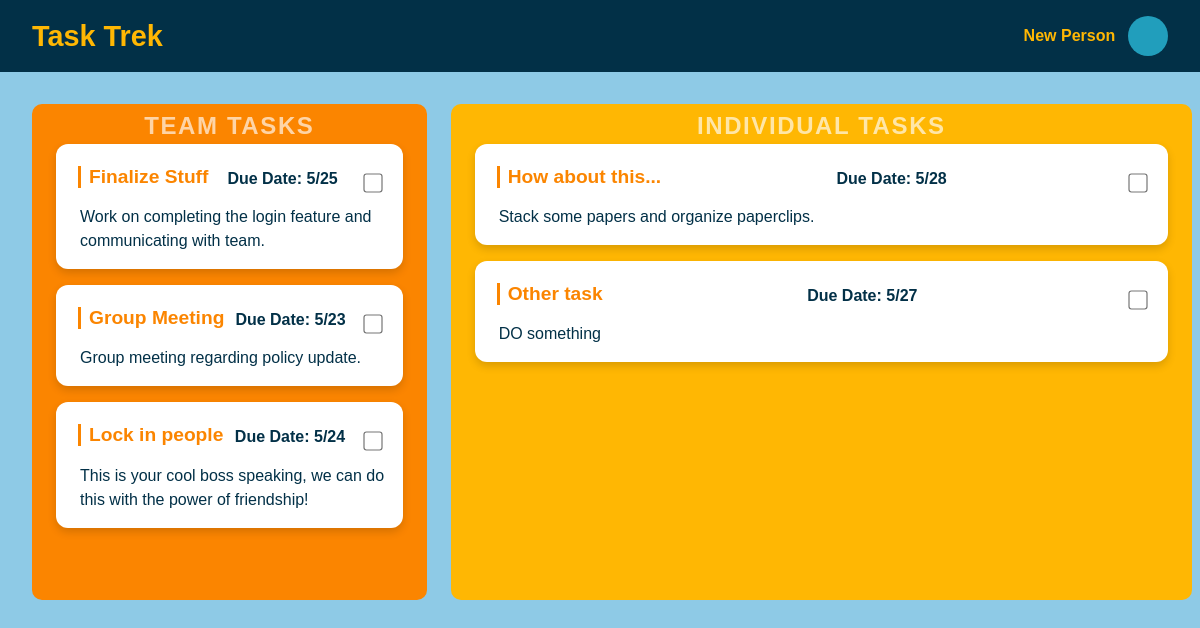
The app's page /user/5/, older data.
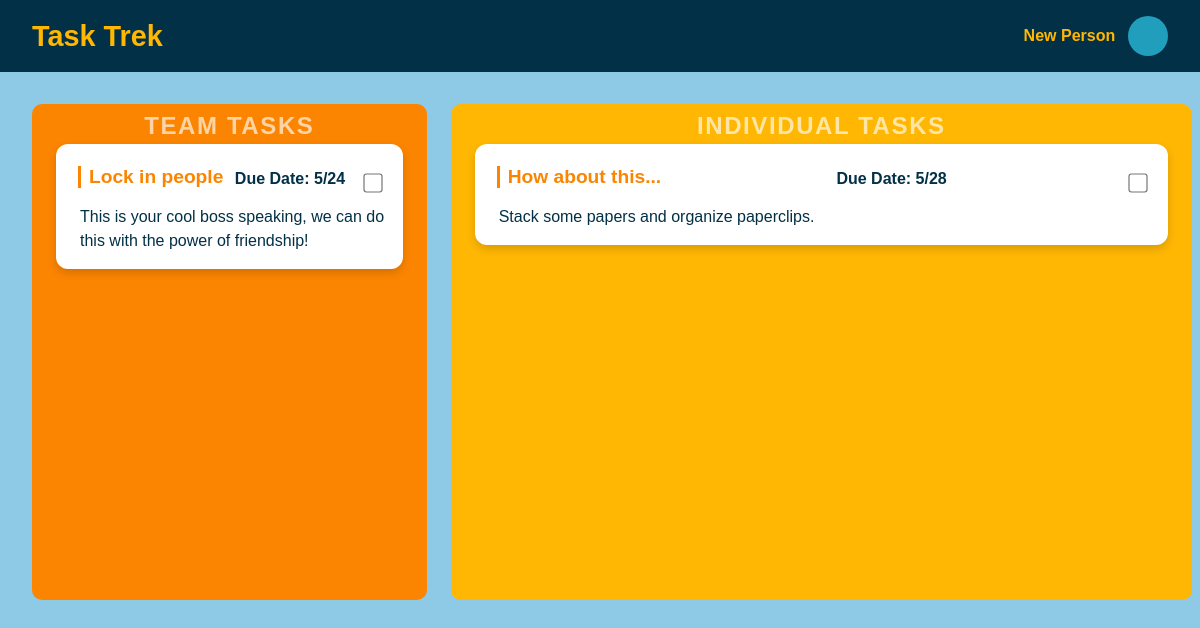
The same page, newer data.
### tasktrek/models.py (models this page shows)
class Task(models.Model):
    id = models.AutoField(primary_key = True)
    name = models.CharField(max_length = 32, default="...")
    description = models.CharField(max_length = 100)
    due_date = models.CharField(default = "")
    is_complete = models.CharField(default = "False")
    is_team = models.CharField(default="False")
    def __str__(self):
        return f"{self.id}~{self.name}~{self.description}~{self.due_date}~{self.is_complete}~{self.is_team}"

### tasktrek/views.py (the view, shortened to what this page needs)
# urls.py: path('user/<int:employee_id>/', views.user, name="user"),
def user(request, employee_id):
    dataConnector = sqlite3.connect('db.sqlite3')
    cursor = dataConnector.cursor()
    cursor.execute("SELECT * FROM tasktrek_task WHERE is_team = ?", ["True"])
    group_tasks = cursor.fetchall()
    print("Look at my group tasks")
    print(group_tasks)
    print(type(group_tasks))
    clean_group_tasks = []
    for group_task in group_tasks:
        gt_entry = {}
        print(type(group_task))
        gt_entry['id'] = group_task[0]
        gt_entry['name'] = group_task[3]
        gt_entry['description'] = group_task[1]
        gt_entry['due_date'] = group_task[2]
        clean_group_tasks.append(gt_entry)
    print(clean_group_tasks)
    print("Look at my employee id")
    print(employee_id)
    cursor.execute("SELECT * FROM tasktrek_employee WHERE id = ?", [employee_id])
    employee_data = cursor.fetchone()
    print("Look at my employee data")
    print(employee_data)
    employee_tasks = employee_data[3]
    print("Look at my employees tasks...")
    print(employee_tasks)
    print(type(employee_tasks))
    if employee_tasks != "":
        clean_employee_tasks = employee_tasks.split(",")
        print("Look at my REAL employee tasks...")
        print(clean_employee_tasks)
        task_list = Task.objects.all()
        clean_task_list = []
        for task in task_list:
            copy_task = str(task)
            clean_task_list.append(copy_task.split("~"))
        print("Cleaned up task list")
        print(clean_task_list)
        task_array = []
        for a_task_id in clean_employee_tasks:
            for a_task in clean_task_list:
                if a_task_id == a_task[0]:
                    task_array.append(Task.objects.get(id=a_task_id))
        print("All tasks compiled!!!")
        print(type(task_array[0]))
        context = {
            'tasks' : task_array,
            'name' : employee_data[1],
            'group_tasks': clean_group_tasks
        }
        return render(request, "user.html", context)

### tasktrek/templates/user.html (shortened to what this page needs)
<!DOCTYPE html>
<html lang="en">
<head>
    {% load static %}
    <link rel="stylesheet" href="{% static 'css/styles.css' %}">
</head>
<body>
    <div class="header-bar">
        <h1>Task Trek</h1>
        <div class="user-info">
            <span class="user-name">{{name}}</span>
            <div class="profile-picture"></div>
        </div>
    </div>
    <div class="tasks-container">
        <div class="team-tasks">
            <div class="background-label">Team Tasks</div>
            {% if group_tasks == "" %}
            {% else %}
            {% for task in group_tasks %}
                <div class="task-card">
                    <div class="task-header">
                        <h3>{{ task.name }}</h3>
                        <p class="task-due-date"><strong>Due Date:</strong> {{ task.due_date }}</p>
                        <input type="checkbox" class="task-checkbox" {% if task.completed %}checked{% endif %}>
                    </div>
                    <p>{{ task.description }}</p>
                </div>
            {% endfor %}
            {% endif %}
        </div>
        <div class="individual-tasks">
            <div class="background-label">Individual Tasks</div>
            {% if tasks == "" %}
            {% else %}
            {% for task in tasks %}
                {% if task.is_team == 'False' %}
                <div class="task-card">
                    <div class="task-header">
                        <h3>{{ task.name }}</h3>
                        <p class="task-due-date"><strong>Due Date:</strong> {{ task.due_date }}</p>
                        <input data-taskid={{task.id}}  type="checkbox" class="task-checkbox" {% if task.completed %}checked{% endif %}>
                    </div>
                    <p>{{ task.description }}</p>
                </div>
                {% endif %}
            {% endfor %}
            {% endif %}
        </div>
    </div>
</body>
</html>

Row changes from the older to the newer data that the page shows:
no longer on this page (row edited): Task: name "Finalize Stuff", due_date "5/25", description "Work on completing the login feature and communicating with team.", shown under "Task Trek"
no longer on this page (row edited): Task: name "Group Meeting", due_date "5/23", description "Group meeting regarding policy update.", shown under "Task Trek"
no longer on this page (row unchanged): Task: name "Other task", due_date "5/27", description "DO something"
